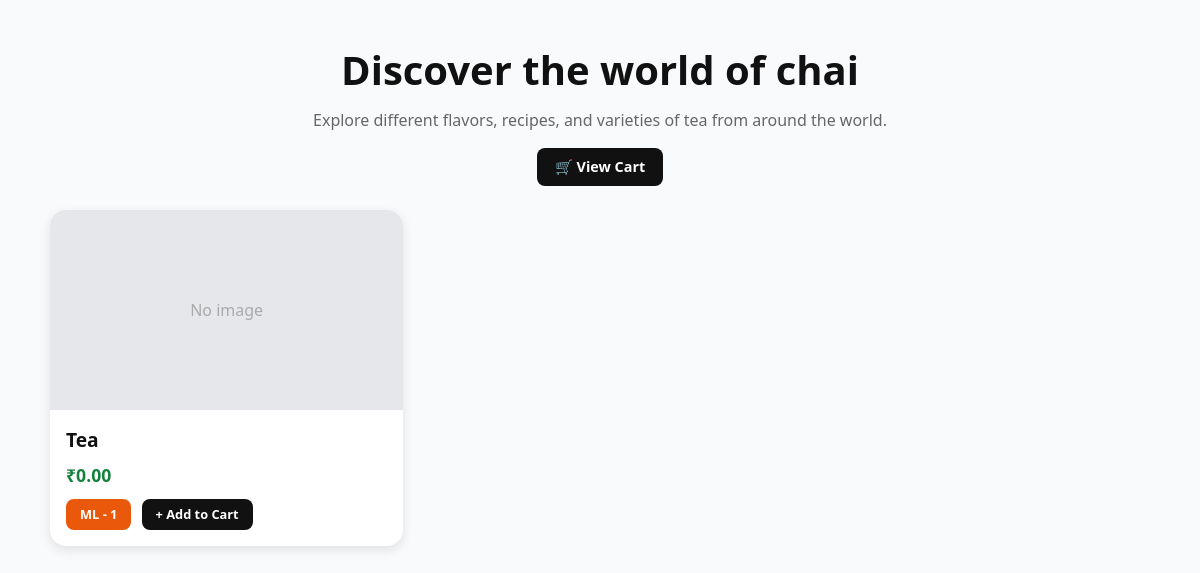
The app's page /chai/, older data.
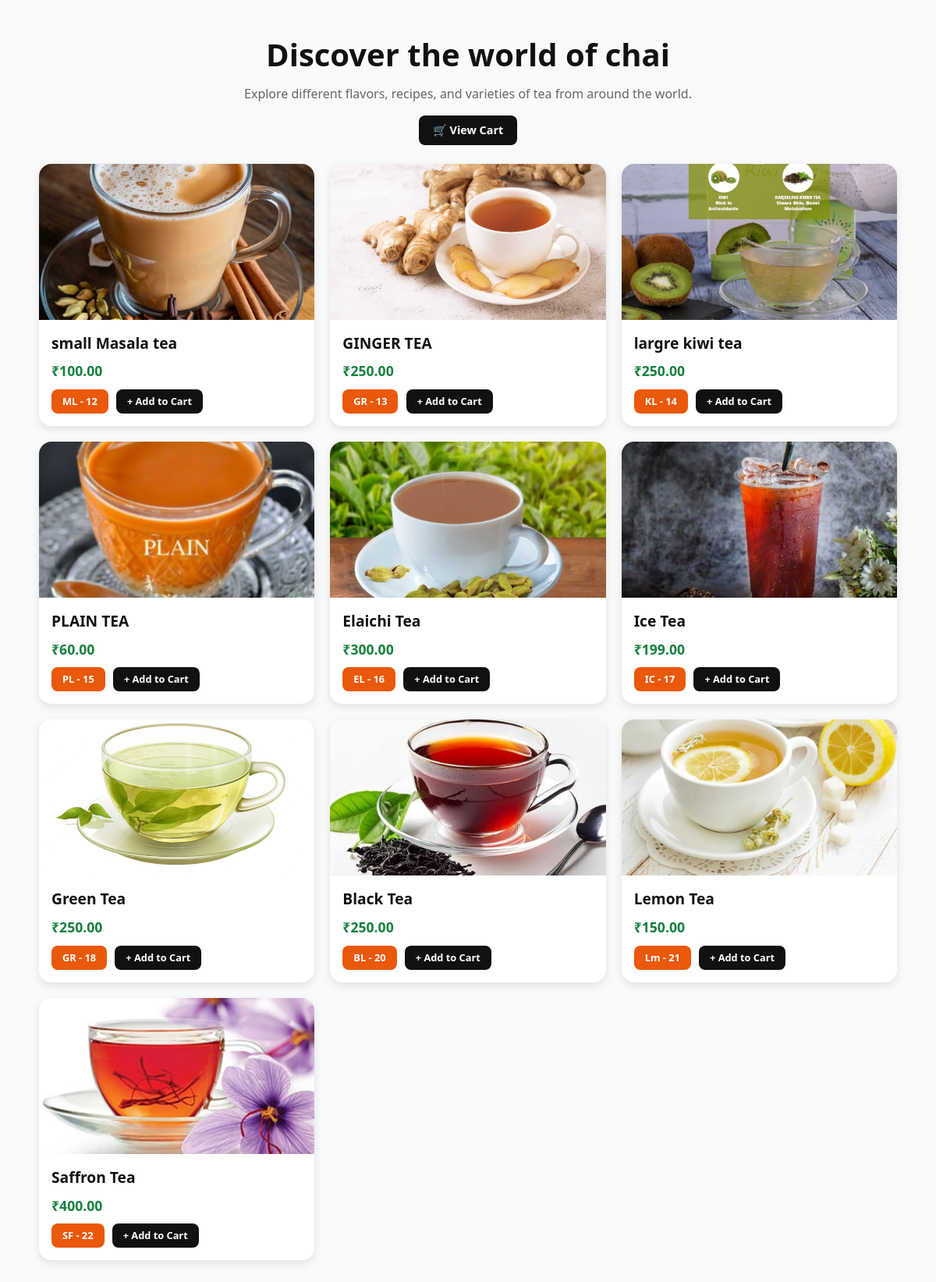
The same page, newer data.
### chai/models.py (models this page shows, shortened)
class chaivarity(models.Model):
    chai_TYPE_CHOICE = [
        ('ML', 'MASALA'),
        ('GR', 'GINGER'),
        ('KL', 'KIWI'),
        ('PL', 'PLAIN'),
        ('EL', 'ELACHI'),
        ('Lm', 'LEMON'),
        ('IC', 'ICE'),
        ('GT', 'GREEN'),
        ('SF', 'Saffron'),
        ('BL', 'BLACK'),
    ]
    name = models.CharField(max_length=100)
    image = models.ImageField(upload_to='chai/', null=True, blank=True)
    date_added = models.DateTimeField(default=timezone.now)
    type = models.CharField(max_length=2, choices=chai_TYPE_CHOICE)
    description = models.TextField()
    price = models.DecimalField(max_digits=8, decimal_places=2, default=0)

### chai/views.py (the view)
# urls.py: path('', views.all_chai, name='all_chai'),
def all_chai(request):
    chais = chaivarity.objects.all()
    form = chaivarityForm()
    return render(
        request,
        'chai/all_chai.html',
        {
            'chais': chais,
            'form': form,
        }
    )

### chai/Templates/chai/all_chai.html (shortened to what this page needs)
{% extends "layout.html" %}
{% block content %}
<div style="padding:40px 16px; background:#f9fafb; min-height:100vh;">
    <div style="text-align:center; margin-bottom:24px;">
        <h1 style="font-size:2.5rem; font-weight:800; color:#111;">Discover the world of chai</h1>
        <p style="color:#666; margin-top:8px;">Explore different flavors, recipes, and varieties of tea from around the world.</p>
        <a href="{% url 'view_cart' %}"
           style="display:inline-block; margin-top:16px; background:#111; color:white; padding:8px 18px; border-radius:8px; text-decoration:none; font-weight:600; font-size:0.9rem;">
            🛒 View Cart
        </a>
    </div>
    <div style="display:grid; grid-template-columns:repeat(3,1fr); gap:20px; max-width:1100px; margin:0 auto;">
        {% for chai in chais %}
        <div style="background:white; border-radius:16px; box-shadow:0 4px 12px rgba(0,0,0,0.1); overflow:hidden; transition:transform 0.2s; cursor:pointer;"
             onmouseover="this.style.transform='scale(1.05)'"
             onmouseout="this.style.transform='scale(1)'">
            {% if chai.image %}
            <img src="{{ chai.image.url }}" alt="{{ chai.name }}"
                 style="width:100%; height:200px; object-fit:cover;">
            {% else %}
            <div style="width:100%; height:200px; background:#e5e7eb; display:flex; align-items:center; justify-content:center; color:#aaa;">
                No image
            </div>
            {% endif %}
            <div style="padding:16px;">
                <h3 style="font-size:1.2rem; font-weight:700; color:#111; margin-bottom:8px;">{{ chai.name }}</h3>
                <p style="font-size:1.1rem; font-weight:700; color:#15803d; margin-bottom:10px;">₹{{ chai.price }}</p>
                <a href="{% url 'chai_detail' chai.id %}"
                   style="display:inline-block; background:#ea580c; color:white; font-size:0.8rem; font-weight:600; padding:6px 14px; border-radius:8px; text-decoration:none; margin-right:6px;">
                    {{ chai.type }} - {{ chai.id }}
                </a>
                <a href="{% url 'add_to_cart' chai.id %}"
                   style="display:inline-block; background:#111; color:white; font-size:0.8rem; font-weight:600; padding:6px 14px; border-radius:8px; text-decoration:none;">
                    + Add to Cart
                </a>
            </div>
        </div>
        {% endfor %}
    </div>
</div>
{% endblock %}

### personal_blog/Templates/layout.html (shortened to what this page needs)
{% load static tailwind_tags %}
<!DOCTYPE html>
<html lang="en">
<head>
    <link rel="stylesheet" href="{% static 'css/style.css' %}">
    {% tailwind_css %}
</head>
<body>
    {% block content %} {% endblock %}
</body>
</html>

### personal_blog/static/style.css (style rules this page uses)
body { background-color: #083d31; color: #ffffffbe; }
h1 { text-align: center; font-size: 3rem; }

Row changes from the older to the newer data that the page shows:
removed chaivarity: shows "No image", name "Tea", price "0.00", type "ML", id "1"
added chaivarity: image (picture), name "small Masala tea", price "100.00", type "ML", id "12"
added chaivarity: image (picture), name "GINGER TEA", price "250.00", type "GR", id "13"
added chaivarity: image (picture), name "largre kiwi tea", price "250.00", type "KL", id "14"
added chaivarity: image (picture), name "PLAIN TEA", price "60.00", type "PL", id "15"
added chaivarity: image (picture), name "Elaichi Tea", price "300.00", type "EL", id "16"
added chaivarity: image (picture), name "Ice Tea", price "199.00", type "IC", id "17"
added chaivarity: image (picture), name "Green Tea", price "250.00", type "GR", id "18"
added chaivarity: image (picture), name "Black Tea", price "250.00", type "BL", id "20"
added chaivarity: image (picture), name "Lemon Tea", price "150.00", type "Lm", id "21"
added chaivarity: image (picture), name "Saffron Tea", price "400.00", type "SF", id "22"
